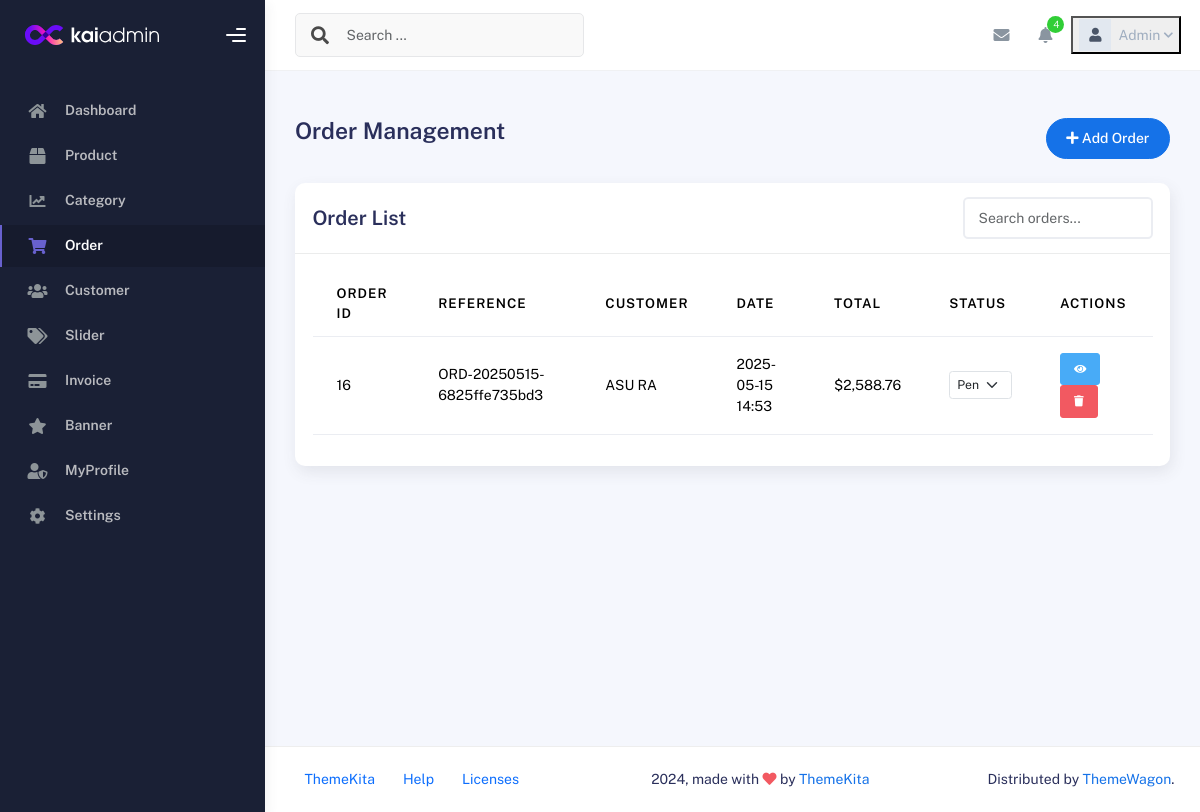
/admin/index.php?p=Order&id=16 (signed in), run on the app's committed database.
### tables this page shows
CREATE TABLE IF NOT EXISTS `orders` (
  `id` int NOT NULL AUTO_INCREMENT,
  `order_reference` varchar(50) DEFAULT NULL,
  `customer_name` varchar(255) NOT NULL,
  `customer_email` varchar(255) NOT NULL,
  `customer_phone` varchar(20) NOT NULL,
  `shipping_address` text NOT NULL,
  `city` varchar(100) NOT NULL,
  `zip_code` varchar(20) NOT NULL,
  `subtotal` decimal(10,2) NOT NULL,
  `shipping` decimal(10,2) NOT NULL,
  `tax` decimal(10,2) NOT NULL,
  `total` decimal(10,2) NOT NULL,
  `payment_method` varchar(50) NOT NULL,
  `status` varchar(50) DEFAULT 'pending',
  `created_at` timestamp NULL DEFAULT CURRENT_TIMESTAMP,
  `payment_verified_at` timestamp NULL DEFAULT NULL,
  `updated_at` timestamp NULL DEFAULT CURRENT_TIMESTAMP ON UPDATE CURRENT_TIMESTAMP,
  PRIMARY KEY (`id`),
  UNIQUE KEY `order_reference` (`order_reference`)
);

### admin/include/db.php (called while the page is built, shortened)
<?php
class Database {
    private $host = 'localhost';
    private $db_name = 'e-php';
    private $username = 'root';
    private $password = '';
    private $conn;
    public function connect() {
        try {
            $dsn = "mysql:host={$this->host};dbname={$this->db_name};charset=utf8mb4";
            $this->conn = new PDO($dsn, $this->username, $this->password);
            $this->conn->setAttribute(PDO::ATTR_ERRMODE, PDO::ERRMODE_EXCEPTION);
            $this->conn->setAttribute(PDO::ATTR_DEFAULT_FETCH_MODE, PDO::FETCH_ASSOC);
        } catch (PDOException $e) {
            die("Connection Error: " . $e->getMessage());
        }
        return $this->conn;
    }
}
?>

### admin/Order.php (the view, shortened to what this page needs)
<?php
require 'include/db.php';
class Order {
    private $db;
    public function __construct() {
        $this->db = (new Database())->connect();
    }
    public function getAllOrders() {
        try {
            $query = "SELECT o.id, o.order_reference, o.customer_name, o.created_at AS date, o.status, o.total
                     FROM orders o
                     ORDER BY o.created_at DESC";
            $stmt = $this->db->prepare($query);
            $stmt->execute();
            return $stmt->fetchAll(PDO::FETCH_ASSOC);
        } catch (PDOException $e) {
            error_log("Error fetching orders: " . $e->getMessage());
            throw new Exception("Failed to fetch orders");
        }
    }
}
try {
    $order = new Order();
    $orders = $order->getAllOrders();
} catch (Exception $e) {
    error_log('Fetch Error: ' . $e->getMessage());
    $error = $e->getMessage();
}
?>
<div class="container">
    <div class="page-inner">
        <div class="d-flex align-items-left align-items-md-center flex-column flex-md-row pt-2 pb-4">
            <div>
                <h3 class="fw-bold mb-3">Order Management</h3>
            </div>
            <div class="ms-md-auto py-2 py-md-0">
                <button id="addOrderBtn" class="btn btn-primary btn-round" data-bs-toggle="modal" data-bs-target="#orderModal">
                    <i class="fas fa-plus"></i> Add Order
                </button>
            </div>
        </div>
        <div class="row">
            <div class="col-md-12">
                <div class="card card-round">
                    <div class="card-header">
                        <div class="card-head-row">
                            <div class="card-title">Order List</div>
                            <div class="card-tools">
                                <input type="text" id="searchOrder" class="form-control" placeholder="Search orders...">
                            </div>
                        </div>
                    </div>
                    <div class="card-body">
                        <div class="table-responsive">
                            <table class="table table-hover" id="orderTable">
                                <thead>
                                    <tr>
                                        <th>Order ID</th>
                                        <th>Reference</th>
                                        <th>Customer</th>
                                        <th>Date</th>
                                        <th>Total</th>
                                        <th>Status</th>
                                        <th>Actions</th>
                                    </tr>
                                </thead>
                                <tbody>
                                    <?php if (isset($orders) && !empty($orders)): ?>
                                        <?php foreach ($orders as $orderRow): ?>
                                            <tr data-order-id="<?php echo $orderRow['id']; ?>">
                                                <td><?php echo $orderRow['id']; ?></td>
                                                <td><?php echo htmlspecialchars($orderRow['order_reference']); ?></td>
                                                <td><?php echo htmlspecialchars($orderRow['customer_name']); ?></td>
                                                <td><?php echo date('Y-m-d H:i', strtotime($orderRow['date'])); ?></td>
                                                <td>$<?php echo number_format($orderRow['total'] ?? 0, 2); ?></td>
                                                <td>
                                                    <select class="form-select form-select-sm status-select" data-order-id="<?php echo $orderRow['id']; ?>">
                                                        <option value="pending" <?php echo $orderRow['status'] === 'pending' ? 'selected' : ''; ?>>Pending</option>
                                                    </select>
                                                </td>
                                                <td>
                                                    <button class="btn btn-sm btn-info" onclick="viewOrder(<?php echo $orderRow['id']; ?>)">
                                                        <i class="fas fa-eye"></i>
                                                    </button>
                                                    <button class="btn btn-sm btn-danger" onclick="deleteOrder(<?php echo $orderRow['id']; ?>)">
                                                        <i class="fas fa-trash"></i>
                                                    </button>
                                                </td>
                                            </tr>
                                        <?php endforeach; ?>
                                    <?php else: ?>
                                        <tr>
                                            <td colspan="7" class="text-center">No orders found</td>
                                        </tr>
                                    <?php endif; ?>
                                </tbody>
                            </table>
                        </div>
                    </div>
                </div>
            </div>
        </div>
    </div>
</div>

### admin/include/header.php (style rules this page uses)
.py-2 { padding-top: 0.5rem; padding-bottom: 0.5rem; }

### data on the page
orders: id "16", order_reference "ORD-20250515-6825ffe735bd3", customer_name "ASU RA", created_at "2025-05-15 14:53", total "2,588.76", id "Pending"

### other printed values
$_SESSION['username'] "Admin"
